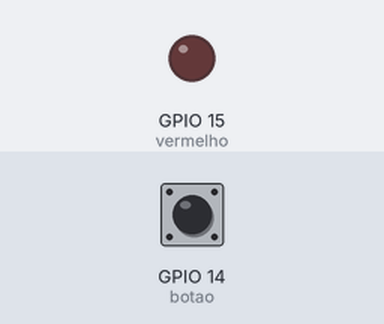
A program run on a simulated Raspberry Pi (BCM pin numbers). Parts: output pins drawn as LEDs (lit = HIGH). The test bench sets the inputs (shaded band); at power-on: GPIO 14 (botao) HIGH. What the program prints to the terminal is not drawn.

Above: at 1.2 s.
1.3 s: GPIO 14 (botao) pulled LOW for 0.15 s
At 2.5 s:
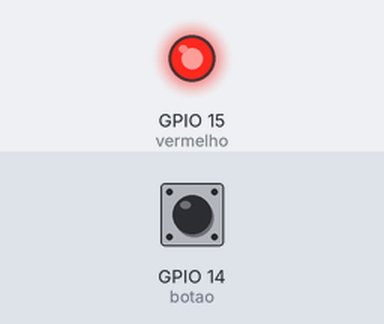
Timing chart, 0 to 4.3 s (numbered marks = the images above; inputs shaded):
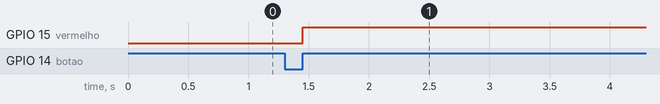

Measured:
- after the input at 1.3 s, GPIO 15 (vermelho): LOW → HIGH after 0.15 s

The program:

botao_led3.py
```python
from gpiozero import LED, Button


botao = Button(14, bounce_time =0.09)
vermelho = LED(15)

while True:
    if botao.is_pressed:
        vermelho.toggle()
    if vermelho.is_lit:
        print("ativo")
    else:
        print("apagado")
```
